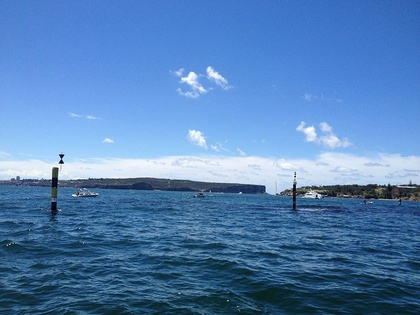
%> input picture buoys.jpg, 420 x 315 px, shrunk from 800 x 600 before the run
$ octave --eval "edgedetector;"   (GNU Octave 9; MATLAB toolbox functions it lacks are replaced by stand-ins)
%> lines starting %> are read from the running program, lines starting %| are printed output that depends on the picture
% This function calls the functions below and displays their results.
% You don't need to edit it.
function edgedetector()
    img = double(rgb2gray(imread('buoys.jpg')));
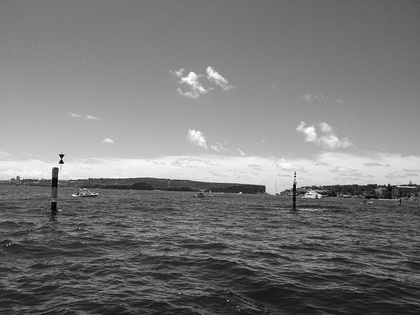
%> img: size 315x420 double; min 1, max 255, mean 121.3

    edges = DetectVerticalEdges(img);
    blurred_edges = BoxBlur(edges);

    figure('Name','Original Image')
    imshow(img, []);

    figure('Name','Edges')
    imshow(edges, []);


    figure('Name','Blurred Edges')
    imshow(blurred_edges, []);
end


% Returns a matrix containing the horizontal component of the gradient at every
% image location.
function edges = DetectVerticalEdges(img)
    % MATLAB images use matrix indices, so the order is (y,x), and the +y
    % direction is downward.
    width = size(img, 2);
%> width = 420
    height = size(img, 1);
%> height = 315

    %%%%%%%%%%%%%%%%%%%%%%%%%%%%%%%%%%%%%%%%%%%%%%%%%%%%%%%%%%%%%%%%%%%
    %%%%%%%%%% Your part (a) code here. You can accomplish part (a) with
    %%%%%%%%%% nested "for" loops, but an easier way is to use matrix
    %%%%%%%%%% indexing to make a matrix of the "left" pixels and a matrix
    %%%%%%%%%% of the "right" pixels, and subtract the two matrices.
    %%%%%%%%%% REMEMBER: left/right position is the SECOND index in MATLAB.
    edges = zeros(height, width-1);
    left = img(:, 1:end - 1);
    right = img(:, 2:end);

    edges(:,:) = right - left;
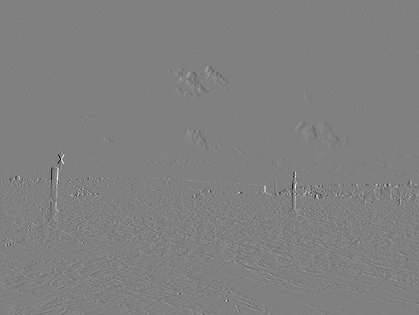
%> edges: size 315x419 double; min -198, max 195, mean 0; drawn with min black and max white
    %%%%%%%%%% End of your part (a) code.
end

% Applies a box blur to the input image and returns the result.
function blurred = BoxBlur(img)
    img = double(img);

    height = size(img, 1);
    width = size(img, 2);
%> width = 419
    n=5; % width of the blur
    blurred = zeros(height-(n-1),width-(n-1));
    % Loop through each pixel location in the result
    for y=1:height-(n-1)
        for x=1:width-(n-1)
            %%%%%%%%%%%%%%%%%%%%%%%%%%%%%%%%%%%%%%%%%%%%%%%%%%%%%%%
            %%%%%%% Your part (b) code here. Calculate blurred(y,x).
            box_matrix = img(y:y + (n - 1), x:x + (n - 1));
            box_array = reshape(box_matrix, [], 1);
            blurred(y, x) = sum(box_array) / (n * n);
            %%%%%%% End of part (b) code
        end
    end

    % Usually we'll divide at the end so that we don't make the image
    % brighter:
    blurred = blurred / n^2;
end

$ run again, with flower.bmp saved as buoys.jpg
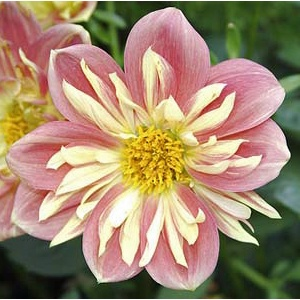
%> input picture flower.bmp, 300 x 300 px
%> in DetectVerticalEdges, `right = img(:, 2:end);`:
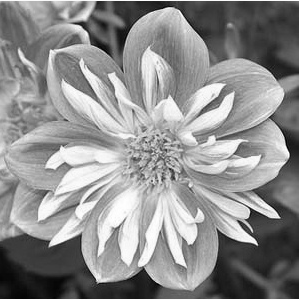
%> right: size 300x299 double; min 1, max 255, mean 142
%> after the loop in BoxBlur, `for y=1:height-(n-1)`:
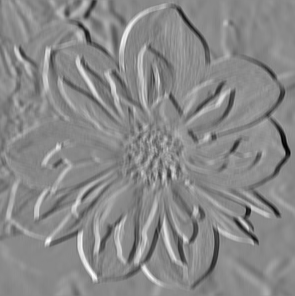
%> blurred: size 296x295 double; min -43.88, max 37.48, mean -0.2; drawn with min black and max white

$ run again, with gulfstream.png saved as buoys.jpg
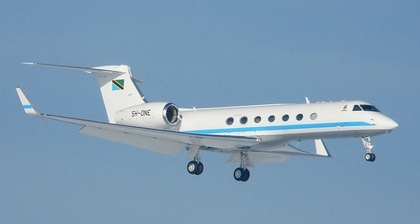
%> input picture gulfstream.png, 420 x 224 px, shrunk from 794 x 423 before the run
%> in edgedetector, `img = double(rgb2gray(imread('buoys.jpg')));`:
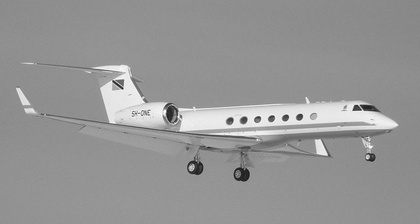
%> img: size 224x420 double; min 19, max 255, mean 149.5
%> after the loop in BoxBlur, `for y=1:height-(n-1)`:
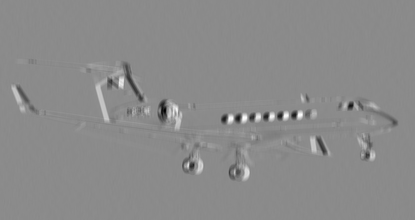
%> blurred: size 220x415 double; min -39.32, max 32.8, mean 0; drawn with min black and max white
